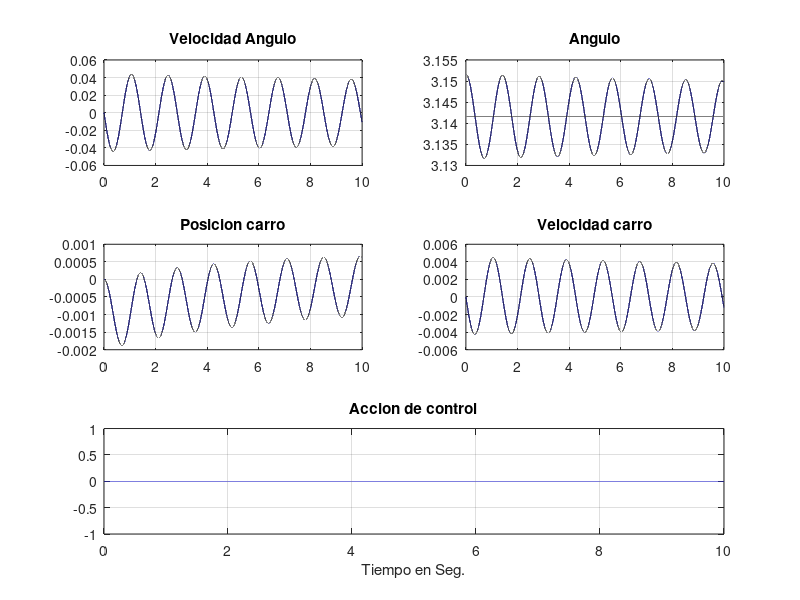
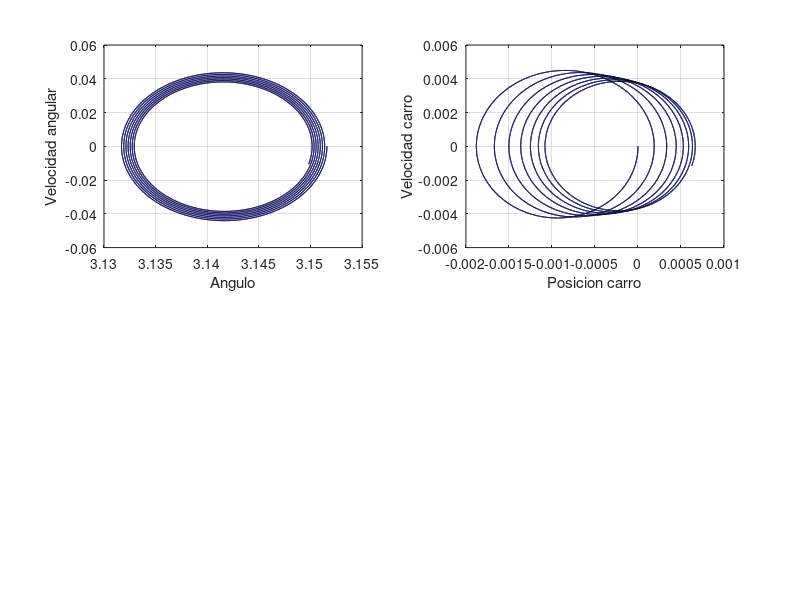

MATLAB code for these plots, in order:
clc;clear all;
m=.1; %para punto 2: m=.1, para el punto 3: m=2*.1
Fricc=0.1; long=0.6;g=9.8;M=.5;
h=0.0001;tiempo=(10/h);p_pp=0;tita_pp=0;
omega(1)=0;
%Condiciones iniciales
alfa(1)=pi+0.01; %pi-desplazamiento
color='b';
p(1)=0; p_p(1)=0; u(1)=0; i=1;
%Versión linealizada en el equilibrio estable.
%estado=[p(i); p_p(i); alfa(i); omega(i)]

Mat_A=[0 1 0 0;0 -Fricc/M -m*g/M 0; 0 0 0 1; 0 -Fricc/(long*M) -g*(m+M)/(long*M) 0]
Mat_B=[0; 1/M; 0; 1/(long*M)]

Xop=[0 0 pi 0]';
x=[0 0 alfa(1) 0]';
tic
while(i<(tiempo+1))

    %Variables del sistema no lineal
    estado=[p(i); p_p(i); alfa(i); omega(i)];
    u(i)=0;
    %Sistema no lineal
    p_pp=(1/(M+m))*(u(i)-m*long*tita_pp*cos(alfa(i))+m*long*omega(i)^2*sin(alfa(i))-Fricc*p_p(i));
    tita_pp=(1/long)*(g*sin(alfa(i))-p_pp*cos(alfa(i)));
    p_p(i+1)=p_p(i)+h*p_pp;
    p(i+1)=p(i)+h*p_p(i);
    omega(i+1)=omega(i)+h*tita_pp;
    alfa(i+1)=alfa(i)+h*omega(i);

    %Variables del sistema lineal
    pl(i)=x(1); p_pl(i)=x(2);alfal(i)=x(3);omegal(i)=x(4);

    %Sistema lineal
    xp=Mat_A*(x-Xop)+Mat_B*u(i);
    x=x+h*xp;
    i=i+1;
end
TCalculo=toc
disp(TCalculo)

t=0:i-1; t=t*h; u(i)=0;
pl(i)=x(1); p_pl(i)=x(2);alfal(i)=x(3);omegal(i)=x(4);
hfig1 = figure(1);
subplot(3,2,1);plot(t,omega,color);grid on; title('Velocidad Angulo');hold on;plot(t,omegal,'k');
subplot(3,2,2);plot(t,alfa,color);hold on;plot(t,pi*ones(size(t)),'k');plot(t,alfal,'k');
grid on;title('Angulo');hold on;
subplot(3,2,3); plot(t,p,color);grid on;title('Posicion carro');hold on;plot(t,pl,'k');
subplot(3,2,4);plot(t,p_p,color);grid on;title('Velocidad carro');hold on;plot(t,p_pl,'k');
subplot(3,1,3);plot(t,u,color);grid on;title('Accion de control');xlabel('Tiempo en Seg.');hold on;
hfig2 = figure(2);
subplot(2,2,1);plot(alfa,omega,color);grid on;xlabel('Angulo');ylabel('Velocidad angular');hold on;
subplot(2,2,1);plot(alfal,omegal,'k');
subplot(2,2,2);plot(p,p_p,color);grid on;xlabel('Posicion carro');ylabel('Velocidad carro');hold on;
subplot(2,2,2);plot(pl,p_pl,'k');

